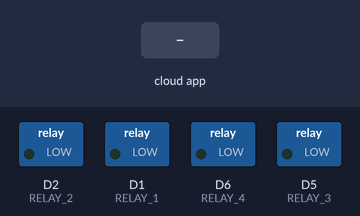
Recording of a sketch running on a simulated ESP8266 (NodeMCU). Shown: switched loads named in the sketch (green lamp = pin HIGH). The test bench sets the inputs (shaded band). WiFi joins after 1.5 s; servers stay silent unless stated; the Firebase database answers and starts empty; what the sketch prints to the serial monitor is not drawn.

Above: at 3.3 s.
3.4 s: the phone or cloud app sets relay1 to 1
At 5.3 s:
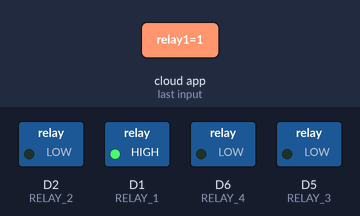
5.9 s: the phone or cloud app sets relay2 to 1
At 7.7 s:
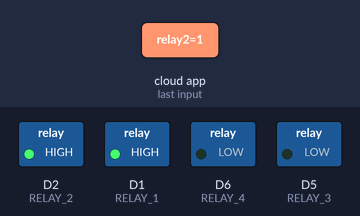
8.3 s: the phone or cloud app sets relay1 to 0
At 9.9 s:
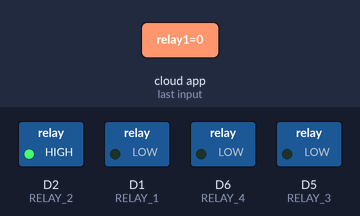
10.3 s: the phone or cloud app sets relay3 to 1
At 11.9 s:
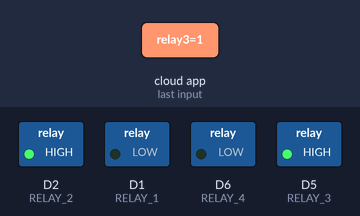
12.8 s: the phone or cloud app sets relay4 to 1
At 14.3 s:
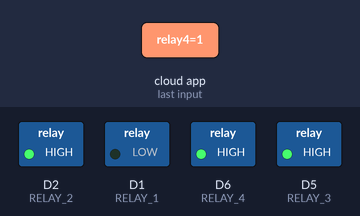
15.2 s: the phone or cloud app sets relay2 to 0
At 17.0 s:
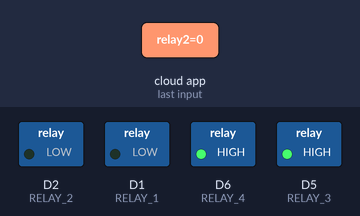
Timing chart, 0 to 18.1 s (numbered marks = the images above; inputs shaded):
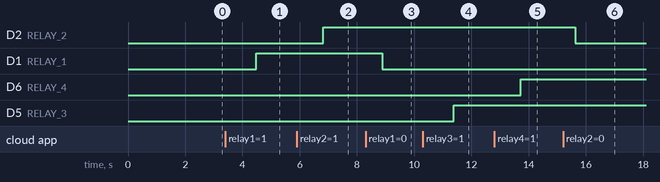

Measured:
- after the input at 3.4 s, D1 (RELAY_1): LOW → HIGH after 1.1 s
- after the input at 5.9 s, D2 (RELAY_2): LOW → HIGH after 0.92 s
- after the input at 8.3 s, D1 (RELAY_1): HIGH → LOW after 0.58 s
- after the input at 10.3 s, D5 (RELAY_3): LOW → HIGH after 1.1 s
- after the input at 12.8 s, D6 (RELAY_4): LOW → HIGH after 0.93 s
- after the input at 15.2 s, D2 (RELAY_2): HIGH → LOW after 0.43 s

The sketch:

smart_home_controller.ino.ino
```cpp
/*
 * ═══════════════════════════════════════════
 *   SMART HOME - 4 RELAY CONTROLLER
 *   Hardware : ESP8266 NodeMCU
 *   Database : Firebase Realtime DB
 *   Author   : Your Project
 * ═══════════════════════════════════════════
 */

#include <ESP8266WiFi.h>
#include <FirebaseESP8266.h>

// ─── WiFi Credentials ────────────────────
#define WIFI_SSID      "YOUR_WIFI_SSID"      // ← blank
#define WIFI_PASSWORD  "YOUR_WIFI_PASSWORD"  // ← blank

// ─── Firebase Credentials ────────────────
#define FIREBASE_HOST  "YOUR_PROJECT.firebaseio.com" // ← blank
#define FIREBASE_AUTH  "YOUR_API_KEY"        //

// ─── Relay Pins ──────────────────────────
#define RELAY_1  D1   // Socket 1
#define RELAY_2  D2   // Socket 2
#define RELAY_3  D5   // Socket 3
#define RELAY_4  D6   // Socket 4

// ─── Firebase Objects ────────────────────
FirebaseData    firebaseData;
FirebaseAuth    auth;
FirebaseConfig  config;

// ─── Variables ───────────────────────────
int relay1State = 0;
int relay2State = 0;
int relay3State = 0;
int relay4State = 0;

// ─────────────────────────────────────────
void setup() {
  Serial.begin(115200);
  Serial.println("\n\n");
  Serial.println("==============================");
  Serial.println("   Smart Home Starting...     ");
  Serial.println("==============================");

  // Setup relay pins
  pinMode(RELAY_1, OUTPUT);
  pinMode(RELAY_2, OUTPUT);
  pinMode(RELAY_3, OUTPUT);
  pinMode(RELAY_4, OUTPUT);

  // All relays OFF at start
  digitalWrite(RELAY_1, LOW);
  digitalWrite(RELAY_2, LOW);
  digitalWrite(RELAY_3, LOW);
  digitalWrite(RELAY_4, LOW);
  Serial.println("All Relays → OFF");

  // Connect to WiFi
  Serial.println("------------------------------");
  Serial.print("Connecting to WiFi: ");
  Serial.println(WIFI_SSID);

  WiFi.begin(WIFI_SSID, WIFI_PASSWORD);
  int wifiAttempts = 0;

  while (WiFi.status() != WL_CONNECTED) {
    delay(500);
    Serial.print(".");
    wifiAttempts++;
    if (wifiAttempts > 30) {
      Serial.println("\nWiFi Failed! Restarting...");
      ESP.restart(); // auto restart if wifi fails
    }
  }

  Serial.println("\nWiFi Connected ✓");
  Serial.print("IP Address: ");
  Serial.println(WiFi.localIP());

  // Connect to Firebase
  Serial.println("------------------------------");
  Serial.println("Connecting to Firebase...");

  config.host                          = FIREBASE_HOST;
  config.signer.tokens.legacy_token    = FIREBASE_AUTH;

  Firebase.begin(&config, &auth);
  Firebase.reconnectWiFi(true);

  // Set initial values in Firebase
  Firebase.setInt(firebaseData, "/relay1", 0);
  Firebase.setInt(firebaseData, "/relay2", 0);
  Firebase.setInt(firebaseData, "/relay3", 0);
  Firebase.setInt(firebaseData, "/relay4", 0);

  Serial.println("Firebase Connected ✓");
  Serial.println("==============================");
  Serial.println("   System Ready!              ");
  Serial.println("==============================\n");
}

// ─────────────────────────────────────────
void loop() {

  // Check WiFi — reconnect if dropped
  if (WiFi.status() != WL_CONNECTED) {
    Serial.println("WiFi Lost! Reconnecting...");
    WiFi.begin(WIFI_SSID, WIFI_PASSWORD);
    delay(3000);
    return;
  }

  // ── Read Relay 1 ──────────────────────
  if (Firebase.getInt(firebaseData, "/relay1")) {
    int newState = firebaseData.intData();
    if (newState != relay1State) {
      relay1State = newState;
      digitalWrite(RELAY_1, relay1State == 1 ? HIGH : LOW);
      Serial.print("Relay 1 (Socket 1): ");
      Serial.println(relay1State == 1 ? "ON  ✓" : "OFF ✗");
    }
  } else {
    Serial.print("Relay1 Error: ");
    Serial.println(firebaseData.errorReason());
  }

  // ── Read Relay 2 ──────────────────────
  if (Firebase.getInt(firebaseData, "/relay2")) {
    int newState = firebaseData.intData();
    if (newState != relay2State) {
      relay2State = newState;
      digitalWrite(RELAY_2, relay2State == 1 ? HIGH : LOW);
      Serial.print("Relay 2 (Socket 2): ");
      Serial.println(relay2State == 1 ? "ON  ✓" : "OFF ✗");
    }
  } else {
    Serial.print("Relay2 Error: ");
    Serial.println(firebaseData.errorReason());
  }

  // ── Read Relay 3 ──────────────────────
  if (Firebase.getInt(firebaseData, "/relay3")) {
    int newState = firebaseData.intData();
    if (newState != relay3State) {
      relay3State = newState;
      digitalWrite(RELAY_3, relay3State == 1 ? HIGH : LOW);
      Serial.print("Relay 3 (Socket 3): ");
      Serial.println(relay3State == 1 ? "ON  ✓" : "OFF ✗");
    }
  } else {
    Serial.print("Relay3 Error: ");
    Serial.println(firebaseData.errorReason());
  }

  // ── Read Relay 4 ──────────────────────
  if (Firebase.getInt(firebaseData, "/relay4")) {
    int newState = firebaseData.intData();
    if (newState != relay4State) {
      relay4State = newState;
      digitalWrite(RELAY_4, relay4State == 1 ? HIGH : LOW);
      Serial.print("Relay 4 (Socket 4): ");
      Serial.println(relay4State == 1 ? "ON  ✓" : "OFF ✗");
    }
  } else {
    Serial.print("Relay4 Error: ");
    Serial.println(firebaseData.errorReason());
  }

  delay(500); // check every 0.5 seconds
}
```
